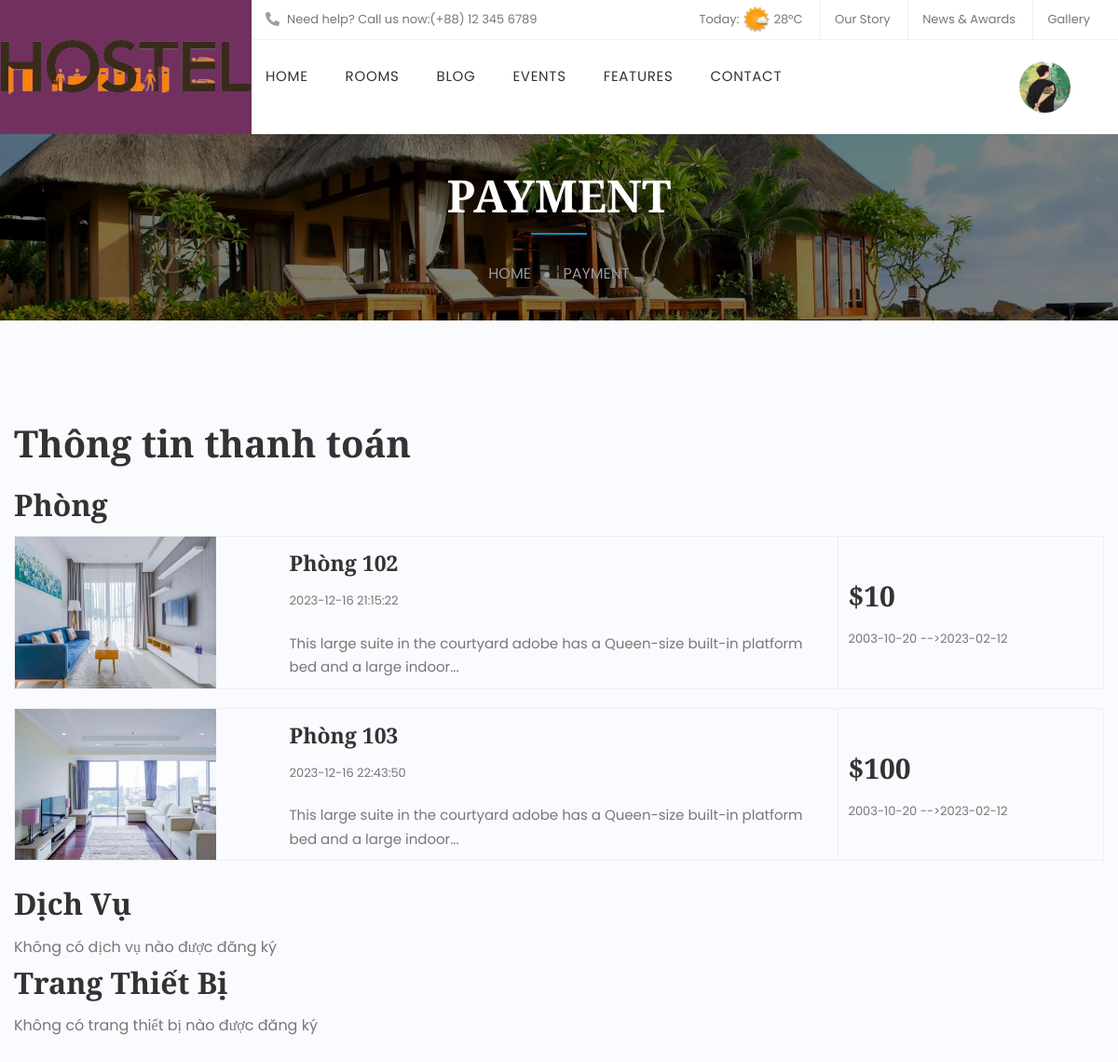
/front_end/thanh-toan.php (signed in), run on the app's committed database.
### tables this page shows
CREATE TABLE `client` (
  `id_client` int(11) NOT NULL,
  `ma_sinh_vien` varchar(255) NOT NULL,
  `ten_nguoi_dung` varchar(255) NOT NULL,
  `ho_ten` text NOT NULL,
  `mat_khau` varchar(255) NOT NULL,
  `email` varchar(255) NOT NULL,
  `so_dien_thoai` varchar(20) NOT NULL,
  `trang_thai` varchar(50) DEFAULT 'sẵn sàng',
  `anh_dai_dien` varchar(255) DEFAULT 'Facebook-Avatar_3.png',
  `reset_token` varchar(255) DEFAULT NULL,
  `quyen` text NOT NULL DEFAULT 'client'
);

CREATE TABLE `dang_ky_phong` (
  `id` int(11) NOT NULL,
  `tendangnhap` varchar(255) DEFAULT NULL,
  `idphong` int(11) DEFAULT NULL,
  `tu_ngay` date DEFAULT NULL,
  `den_ngay` date DEFAULT NULL,
  `ngay_tao` datetime DEFAULT current_timestamp(),
  `anh_dai_dien` varchar(255) DEFAULT NULL
);

CREATE TABLE `phong` (
  `id` int(11) NOT NULL,
  `ten_phong` text NOT NULL,
  `suc_chua` int(11) NOT NULL,
  `id_tang` int(11) NOT NULL,
  `gia` decimal(10,0) NOT NULL,
  `trang_thai` text NOT NULL DEFAULT 'Chưa đủ',
  `anh_dai_dien` varchar(500) DEFAULT NULL,
  `anh_khac` varchar(1000) DEFAULT NULL,
  `nguoi_tao` text DEFAULT NULL,
  `noi_dung` text DEFAULT NULL,
  `mo_ta` text DEFAULT NULL,
  `so_luong_hien_tai` int(11) DEFAULT 0
);

### config/database.php (called while the page is built, shortened)
<?php
class Database {
    private $host = servername;
    private $user = username;
    private $password = password;
    private $dbname = dbname;
    private $link;
    private function connectDB() {
        $this->link = new mysqli($this->host, $this->user, $this->password, $this->dbname);
    }
    public function select($query) {
        $result = $this->link->query($query) or die($this->link->error . __LINE__);
        if ($result->num_rows > 0) {
            return $result;
        } else {
            return false;
        }
    }
}
?>

### front_end/thanh-toan.php (the view, shortened to what this page needs)
<?php
include '../back_end/header-f.php';
?>
<?php
$tendangnhap = $_SESSION['username'];
$db = new Database();
$sqlPhong = "SELECT dp.*, p.* FROM dang_ky_phong dp
             INNER JOIN phong p ON dp.idphong = p.id
             WHERE dp.tendangnhap='$tendangnhap'";
$resultPhong = $db->select($sqlPhong);
$sqlDichVu = "SELECT dv.*, d.ten_dv FROM dang_ky_dich_vu dv
              INNER JOIN dichvu d ON dv.id_dichvu = d.id
              WHERE dv.tendangnhap='$tendangnhap'";
$resultDichVu = $db->select($sqlDichVu);
$sqlTrangThietBi = "SELECT tb.*, ttb.TenTrangThietBi FROM dang_ky_trang_thiet_bi tb
                   INNER JOIN trangthietbi ttb ON tb.ma_trang_thiet_bi = ttb.MaTrangThietBi
                   WHERE tb.tendangnhap='$tendangnhap'";
$resultTrangThietBi = $db->select($sqlTrangThietBi);
?>
<div id="main-content">
    <div class="page-title">
        <div class="page-title-wrapper" data-stellar-background-ratio="0.5">
            <div class="content container">
                <h1 class="heading_primary">Payment</h1>
                <ul class="breadcrumbs">
                    <li class="item"><a href="index.html">Home</a></li>
                    <li class="item"><span class="separator"></span></li>
                    <li class="item active">PAYMENT</li>
                </ul>
            </div>
        </div>
    </div>
    <div class="site-content container">
        <h1>Thông tin thanh toán</h1>
        <div id="phong">
            <h2>Phòng</h2>
            <?php
            if ($resultPhong->num_rows > 0) {
                while($phong = $resultPhong->fetch_assoc()){
                ?>
                    <div class="boxs-thanh-toan">
                        <div class="row">
                            <div class="col-4 col-md-3">
                                <img src="../assets/img/<?php echo $phong['anh_dai_dien'];?>" alt="img">
                            </div>
                            <div class="col-8 col-md-9 d-flex align-items-center">
                                <div class="row">
                                    <div class="col-8 content-center">
                                        <h2><?php echo $phong['ten_phong'];?></h2>
                                        <span><?php echo $phong['ngay_tao'];?></span>
                                        <p>
                                            <?php
                                            if (mb_strlen($phong['mo_ta'], 'UTF-8') > 100) {
                                                $mo_ta = mb_substr($phong['mo_ta'], 0, 100, 'UTF-8') . '...';
                                            }
                                            echo $mo_ta;
                                            ?>
                                        </p>
                                    </div>
                                    <div class="col-4 content-right d-flex align-items-center">
                                        <div class="content">
                                            <h2 class="gia">$<?php echo $phong['gia'];?></h2>
                                            <span><?php echo $phong['tu_ngay'];?> --></span><span><?php echo $phong['den_ngay'];?></span>
                                        </div>
                                    </div>
                                </div>
                            </div>
                        </div>
                    </div>
                <?php }
            } else {
                echo "<p>Không có phòng nào được đăng ký</p>";
            }
            ?>
        </div>
        <div id="dichVu">
            <h2>Dịch Vụ</h2>
            <?php
            if ($resultDichVu->num_rows > 0) {
                while ($row = $resultDichVu->fetch_assoc()) {?>
                    <div class="boxs-thanh-toan">
                        <div class="row">
                            <div class="col-4 col-md-3">
                                <img src="../assets/img/<?php echo $row['anh_dai_dien'];?>" alt="img">
                            </div>
                            <div class="col-8 col-md-9 d-flex align-items-center">
                                <div class="row">
                                    <div class="col-8 content-center">
                                        <h2><?php echo $row['ten_dv'];?></h2>
                                        <span><?php echo $row['ngay_dang_ky'];?></span>
                                        <p>
                                            Dịch vụ của chúng tôi quá là oke rồi tôi có thể
                                            đảm bảo điều ấy nếu bạn có thể tìm thấy chỗ nào oke hơn bảo
                                            tôi hoàn tiền .
                                        </p>
                                    </div>
                                    <div class="col-4 content-right d-flex align-items-center">
                                        <div class="content">
                                            <h2 class="gia">$<?php echo $row['gia'];?></h2>
                                            <span><?php echo $phong['ngay_tao'];?> </span>
                                        </div>
                                    </div>
                                </div>
                            </div>
                        </div>
                    </div>
                <?php }
            } else {
                echo "<p>Không có dịch vụ nào được đăng ký</p>";
            }
            ?>
        </div>
        <div id="trangThietBi">
            <h2>Trang Thiết Bị</h2>
            <?php
            if ($resultTrangThietBi->num_rows > 0) {
                while ($row = $resultTrangThietBi->fetch_assoc()) {?>
                    <div class="boxs-thanh-toan">
                        <div class="row">
                            <div class="col-4 col-md-3">
                                <img src="../assets/img/<?php echo $row['AnhTrangThietBi'];?>" alt="img">
                            </div>
                            <div class="col-8 col-md-9 d-flex align-items-center">
                                <div class="row">
                                    <div class="col-8 content-center">
                                        <h2><?php echo $row['TenTrangThietBi'];?></h2>
                                        <span><?php echo $row[''];?></span>
                                        <p>
                                            Dịch vụ của chúng tôi quá là oke rồi tôi có thể
                                            đảm bảo điều ấy nếu bạn có thể tìm thấy chỗ nào oke hơn bảo
                                            tôi hoàn tiền .
                                        </p>
                                    </div>
                                    <div class="col-4 content-right d-flex align-items-center">
                                        <div class="content">
                                            <h2 class="gia">$<?php echo $row['gia'];?></h2>
                                            <span><?php echo $phong['ngay_tao'];?> </span>
                                        </div>
                                    </div>
                                </div>
                            </div>
                        </div>
                    </div>
                <?php }
            } else {
                echo "<p>Không có trang thiết bị nào được đăng ký</p>";
            }
            ?>
        </div>
    </div>
</div>
</body>
</html>

### back_end/header-f.php (shortened to what this page needs)
<?php
include '../config/database.php';
?>
<!DOCTYPE html>
<html lang="en">
<head>
    <link rel="stylesheet" type="text/css" href="../assets/css/css-front/libs/revolution/settings.css">
    <link rel="stylesheet" href="../assets/css/css-front/style.css">
    <link rel="stylesheet" href="../assets/plugins/fontawesome/js/fontawesome.min.js">
    <link rel="stylesheet" type="text/css" href="../assets/plugins/fontawesome/css/all.min.css">
    <link rel="stylesheet" href="../assets/css/duyet.css">
</head>
<body class="demo-1 home">
<div id="wrapper-container" class="content-pusher">
    <header id="masthead" class="header-default affix-top sticky-header ">
        <div class="row">
            <div class="header-menu col-sm-12 tm-table">
                <div class="width-logo sm-logo table-cell text-center">
                    <a href="../front_end/main2.php" class="no-sticky-logo" title="Hotel HTML Template">
                        <img class="logo" src="../assets/img/logo-f.png" alt>
                    </a>
                </div>
                <div class="width-navigation navigation table-cell">
                    <div class="top-toolbar clearfix">
                        <div class="toolbar-info pull-left col-sm-4 d-flex">
                            <i class="fas fa-phone-alt mr-2"></i> <span class="label">Need help? Call us now:</span>
                            <a class="value" href="tel:+88123456789"> (+88) 12 345 6789</a>
                        </div>
                        <div class="toolbar-right pull-right col-sm-8">
                            <div class="weather">
                                Today: <img src="../assets/img/img-front/icons/weather.png" alt>
                                <span class="temperature">28°C</span>
                            </div>
                            <ul class="top-menu">
                                <li class="menu-item"><a href="shop.html">Our Story</a></li>
                                <li class="menu-item"><a href="../front_end/blog.html">News & Awards</a></li>
                                <li class="menu-item"><a href="gallery.html">Gallery</a></li>
                            </ul>
                        </div>
                    </div>
                    <ul class="nav main-menu">
                        <li class="menu-item has-children">
                            <a href="../front_end/main2.php">Home</a>
                        </li>
                        <li class="menu-item has-children">
                            <a href="../front_end/rooms.php">Rooms</a>
                        </li>
                        <li class="menu-item has-children">
                            <a href="../front_end/blog.html">Blog</a>
                        </li>
                        <li class="menu-item has-children">
                            <a href="events.html">Events</a>
                        </li>
                        <li class="menu-item has-children">
                            <a href="#">Features</a>
                        </li>
                        <li class="menu-item"><a href="../front_end/contact.html">Contact</a></li>
                    </ul>
                    <div class="header-right">
                        <?php if (empty($_SESSION['username'])) { ?>
                            <a href="../back_end/dang_nhap.html" class="btn-book"><?php echo $_SESSION['username'];?></a>
                        <?php } else {
                            $db = new Database();
                            $usn = $_SESSION['username'];
                            $sql = "SELECT anh_dai_dien FROM client WHERE ten_nguoi_dung = '$usn'";
                            $result = $db->select($sql);
                            if ($result->num_rows == 1) {
                                $user = $result->fetch_assoc();
                                $anh_dai_dien = $user['anh_dai_dien'];?>
                                    <div class="content-header mr-3">
                                        <img class="avatar" src="../assets/img/<?php echo $anh_dai_dien ?>" alt="avatar">
                                    </div>
                            <?php }
                        } ?>
                    </div>
                </div>
            </div>
        </div>
    </header>

### data on the page
client: anh_dai_dien (picture)
dang_ky_phong: idphong.anh_dai_dien (picture), idphong.ten_phong "Phòng 102", ngay_tao "2023-12-16 21:15:22", idphong.mo_ta "This large suite in the courtyard adobe has a Queen-size built-in platform bed and a large indoor...", idphong.gia "10", tu_ngay "2003-10-20", den_ngay "2023-02-12"
dang_ky_phong: idphong.anh_dai_dien (picture), idphong.ten_phong "Phòng 103", ngay_tao "2023-12-16 22:43:50", idphong.mo_ta "This large suite in the courtyard adobe has a Queen-size built-in platform bed and a large indoor...", idphong.gia "100", tu_ngay "2003-10-20", den_ngay "2023-02-12"
